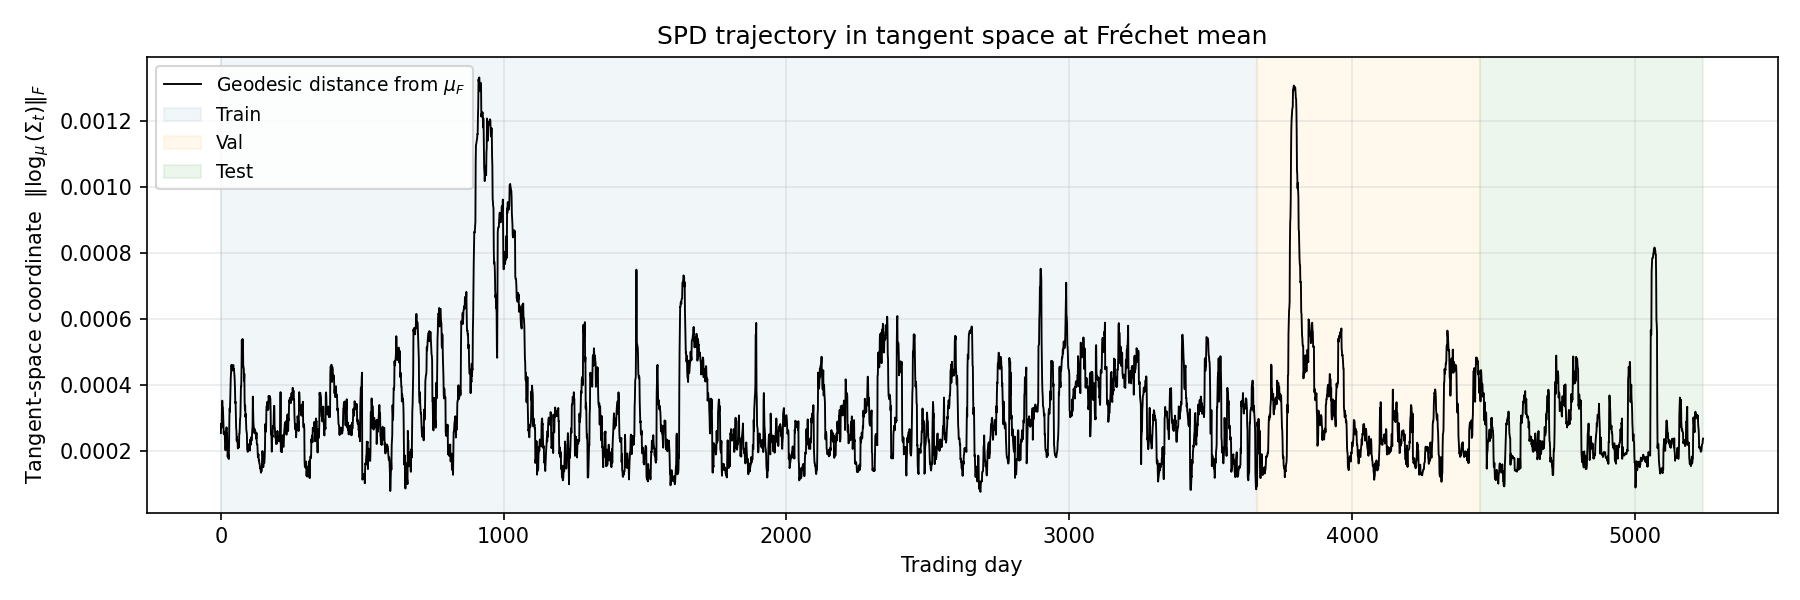

Python code for this plot:
"""Plot the geodesic distance from the Fréchet mean over time (the 'true trajectory')."""

import sys
from pathlib import Path

sys.path.insert(0, str(Path(__file__).resolve().parents[1]))

import matplotlib.pyplot as plt
import numpy as np
from scipy.linalg import eigh

from datasets.spd.dataset import CovarianceDataset
from datasets.spd.download import DEFAULT_TICKERS

# ---------------------------------------------------------------------------
# Geometry helpers (affine-invariant metric on SPD)
# ---------------------------------------------------------------------------


def _eigh_clamp(M: np.ndarray, eps: float = 1e-10) -> tuple[np.ndarray, np.ndarray]:
    n = M.shape[-1]
    lam, Q = eigh(M + eps * np.eye(n))
    return np.maximum(lam, eps), Q


def spd_sqrt_inv_sqrt(S: np.ndarray, eps: float = 1e-10):
    lam, Q = _eigh_clamp(S, eps)
    sqrt_S = (Q * np.sqrt(lam)) @ Q.T
    inv_sqrt_S = (Q * (1.0 / np.sqrt(lam))) @ Q.T
    return sqrt_S, inv_sqrt_S


def logmap(base: np.ndarray, target: np.ndarray) -> np.ndarray:
    """Log_base(target) under the affine-invariant metric."""
    sqrt_B, inv_sqrt_B = spd_sqrt_inv_sqrt(base)
    M = inv_sqrt_B @ target @ inv_sqrt_B
    M = 0.5 * (M + M.T)
    lam, Q = _eigh_clamp(M)
    log_M = (Q * np.log(lam)) @ Q.T
    tangent = sqrt_B @ log_M @ sqrt_B
    return 0.5 * (tangent + tangent.T)


def frechet_mean(
    matrices: np.ndarray, max_iter: int = 100, tol: float = 1e-10
) -> np.ndarray:
    """Karcher mean on SPD via Riemannian gradient descent."""
    M = matrices.mean(axis=0)
    M = 0.5 * (M + M.T)
    for _ in range(max_iter):
        tangents = np.stack([logmap(M, A) for A in matrices])
        V = tangents.mean(axis=0)
        norm_V = np.linalg.norm(V, "fro")
        if norm_V < tol:
            break
        # Exp_M(V)
        sqrt_M, inv_sqrt_M = spd_sqrt_inv_sqrt(M)
        W = inv_sqrt_M @ V @ inv_sqrt_M
        W = 0.5 * (W + W.T)
        lam, Q = eigh(W)
        exp_W = (Q * np.exp(lam)) @ Q.T
        M = sqrt_M @ exp_W @ sqrt_M
        M = 0.5 * (M + M.T)
    return M


# ---------------------------------------------------------------------------
# Load data
# ---------------------------------------------------------------------------

print("Loading dataset...")
ds_train = CovarianceDataset(split="train")
ds_val = CovarianceDataset(split="val")
ds_test = CovarianceDataset(split="test")

train_targets = np.asarray(ds_train.as_array_dict()["target_spd"], dtype=np.float64)
val_targets = np.asarray(ds_val.as_array_dict()["target_spd"], dtype=np.float64)
test_targets = np.asarray(ds_test.as_array_dict()["target_spd"], dtype=np.float64)

all_targets = np.concatenate([train_targets, val_targets, test_targets], axis=0)
n_train, n_val, n_test = len(train_targets), len(val_targets), len(test_targets)
T = len(all_targets)

print(f"Train: {n_train}  Val: {n_val}  Test: {n_test}  Total: {T}")

# ---------------------------------------------------------------------------
# Fréchet mean (computed on training targets only)
# ---------------------------------------------------------------------------

print("Computing Fréchet mean on training data...")
mu = frechet_mean(train_targets)

# ---------------------------------------------------------------------------
# Geodesic distance from mean over time
# ---------------------------------------------------------------------------

print("Computing tangent-space distances...")
distances = np.array([np.linalg.norm(logmap(mu, A), "fro") for A in all_targets])

# ---------------------------------------------------------------------------
# Plot
# ---------------------------------------------------------------------------

days = np.arange(T)
train_end = n_train
val_end = n_train + n_val

fig, ax = plt.subplots(figsize=(12, 4))

ax.plot(
    days,
    distances,
    color="black",
    linewidth=0.9,
    label="Geodesic distance from $\\mu_F$",
)

ax.axvspan(0, train_end, alpha=0.07, color="steelblue", label="Train")
ax.axvspan(train_end, val_end, alpha=0.07, color="orange", label="Val")
ax.axvspan(val_end, T, alpha=0.07, color="green", label="Test")

ax.set_xlabel("Trading day")
ax.set_ylabel("Tangent-space coordinate  $\\|\\log_{\\mu}(\\Sigma_t)\\|_F$")
ax.set_title("SPD trajectory in tangent space at Fréchet mean")
ax.legend(fontsize=9)
ax.grid(True, alpha=0.25)

plt.tight_layout()
out_path = Path(__file__).parent / "spd_frechet_mean.png"
plt.savefig(out_path, dpi=150)
print(f"Saved → {out_path}")
plt.show()
